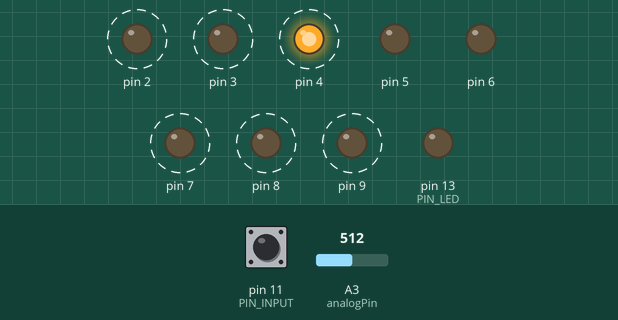
The sketch below on a simulated Arduino Uno, built with avr-gcc and run on an emulated ATmega328P. Parts: output pins drawn as LEDs (lit = HIGH). Dashed ring = blinking. Inputs (shaded band) come from the test bench; at power-on: A3 (analogPin) = 512, pin 11 (PIN_INPUT) HIGH. What the sketch prints to the serial monitor is not drawn.

Above: at 1.2 s.
1.3 s: A3 (analogPin) set to 122
At 1.76 s:
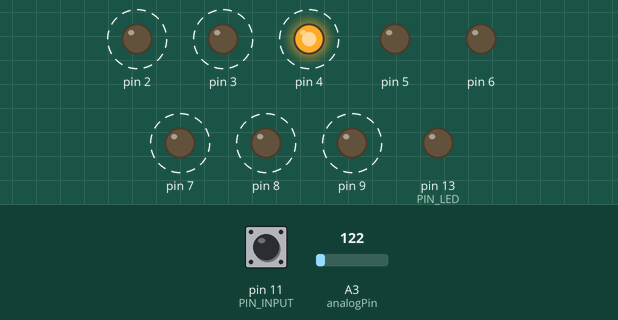
4.3 s: A3 (analogPin) set to 306
At 5.1 s:
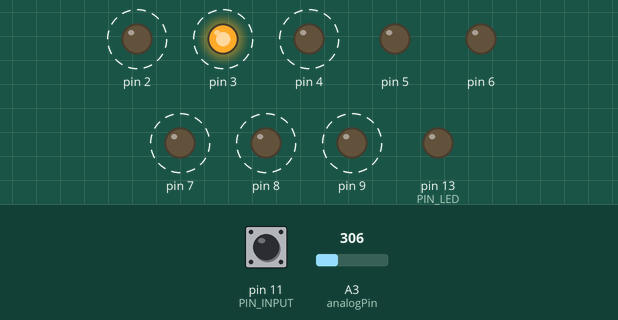
7.3 s: pin 11 (PIN_INPUT) pulled LOW for 0.15 s
Timing chart, 0 to 16.3 s (numbered marks = the images above; inputs shaded):
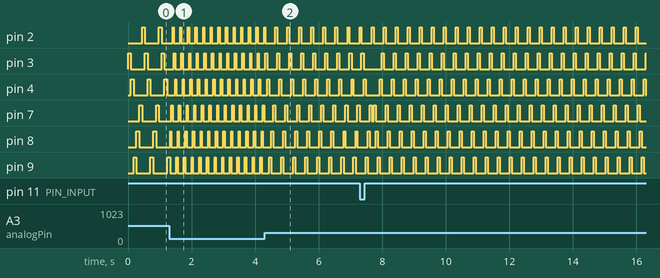

Measured:
- after the input at 1.3 s, pin 2: alternates HIGH for 0.04 s and LOW for 0.20 s, starting after 0.10 s; pin 3: alternates HIGH for 0.04 s and LOW for 0.20 s, starting after 0.14 s
- after the input at 4.3 s, pin 2: alternates HIGH for 0.06 s and LOW for 0.32 s, starting after 0.34 s; pin 3: alternates HIGH for 0.06 s and LOW for 0.32 s, starting after 0.40 s
- by itself, pin 2–4, pin 7–9: alternates HIGH for 0.09 s and LOW for 0.44 s

The sketch:

Test7Segment.ino
```cpp
/*
 * Display bitmap patterns from an array on a single 7-segment display.
 * -Alphanumeric characters based on ASCII table.
 * -Snake-like rotating display for fun.
 * Pushbutton selects modes of display. 1-click reverses direction of rotation.
 * 2-clicks changes display to ASCII chars. Undefined chars are indicated by decimal pt(.)
 * Linear potentiometer vary delay between each bitmap display.
 *
 Requirements:
 https://github.com/mathertel/OneButton
*/
#include "OneButton.h"
#include "bmp7seg.h"

#define PIN_INPUT 11
#define PIN_LED LED_BUILTIN
#define analogPin A3

unsigned long timer1=0;               //loop timer
unsigned int period1 = 1000;          //interval
bool timer1Enabled=true;

OneButton button(PIN_INPUT, true,true);    //pin,activeLow=true,internal pullup=true. Connect button to ground.
int idx,startidx,endidx,state;

void click1() {
  Serial.println("clicks 1");
  switch (state) {
    case 0:
      state=1;  //change snake to clockwise rotation
      break;
    case 1:
      state=0;  //change snake to anti-clockwise rotation
      break;
    case 2:
      state=0;                //reset to snake display
      startidx=0;             //array start index = 0
      endidx=bmpSnakeLen-1;   //array end index = length-1
      idx=startidx;
      break;
  }
}

void click2() {
  Serial.println("clicks 2");
  state=2;      //ASCII display
  startidx=48;  //0
  endidx=121;   //y
  idx=startidx;
}

void setup() {
  Serial.begin(115200);
  pinMode(PIN_LED, OUTPUT);
  digitalWrite(PIN_LED,LOW);
  state=0;                   //start with clockwise snake rotation
  startidx=0;                //array start index = 0
  endidx=bmpSnakeLen-1;      //array end index = length-1
  idx=startidx;
  DDRD = DDRD | B11111100;   //set PORTD bit 2-7(preserve 0-1) as output
  DDRB = DDRB | B00000011;   //set PORTB bit 0-1(preserve 2-7) as output
  button.setDebounceTicks(50);
  button.setClickTicks(150);
  button.attachClick(click1);          //handle 1 click
  button.attachDoubleClick(click2);    //handle doubleclick
  analogRead(analogPin);               //always drop 1st read
  timer1 = millis();                   //init timer1 delay
}

void loop() {
  button.tick();   //process button clicks
  if (millis() > timer1 && timer1Enabled) {       //timer delay
    period1 = analogRead(analogPin);              //get pot value for delay
    if (state == 2) {
      timer1 = millis()+period1;                  //set timer delay expiry
      printIndex(idx);                            //print ASCII table
      idx++;
      if (idx > endidx) idx=startidx;             //wraparound
    }
    else {
      period1=map(period1,0,1023,25,150);         //reduce to a more useful range
      timer1 = millis()+period1;                  //set timer delay expiry
      printSnake(idx);      //print snake
      if (state == 0) {     //anti-clockwise
        idx++;
        if (idx > endidx) idx=startidx;     //wraparound
      } else if (state == 1) {              //clockwise
        idx--;
        if (idx < startidx) idx=endidx;     //wraparound
      }
    }
  }
}
```

bmp7seg.h
```cpp
/*
7 segment char bitmap in flash. 7 segment display pins must be soldered to mcu
PDx/PBx pins as shown below as each bit corresponds to an led segment. PD0-1
are not used as they are the TX,RX pins of the serial port. PORTD and PORTB
registers are used to set/clear multiple pins instead of digitalWrites for speed.

    segchr.segpin.mcupin

          a.7.PB0
         +--------+
f.9.PD7) |        | b.6.PB1
         |g.10.PD6|
         +--------+
e.1.PD2  |        | c.4.PD4
         |        |
         +--------+  *dp.5.PD5
          d.2.PD3

 Note: ATMEGA328P mcu is little-endian ie bit 0 is at the right-most position in a byte.
 Bit 7 is at the left-most position. This is importatnt for bit operations like shifting,
 masking and rotation where the direction and position is critical.
   1 byte  |_ _ _ _ _ _ _ _|
   bit pos  7 6 5 4 3 2 1 0
*/

#define NOTDEF  B00100000      //undefined char = '.'
const char bmpAscii[] PROGMEM =  {
NOTDEF,
NOTDEF,
NOTDEF,
NOTDEF,
NOTDEF,
NOTDEF,
NOTDEF,
NOTDEF,
NOTDEF,
NOTDEF,
NOTDEF,
NOTDEF,
NOTDEF,
NOTDEF,
NOTDEF,
NOTDEF,
NOTDEF,
NOTDEF,
NOTDEF,
NOTDEF,
NOTDEF,
NOTDEF,
NOTDEF,
NOTDEF,
NOTDEF,
NOTDEF,
NOTDEF,
NOTDEF,
NOTDEF,
NOTDEF,
NOTDEF,
NOTDEF,
B00000000, //  SPACE
NOTDEF,    // !
NOTDEF,    // "
NOTDEF,    // #
NOTDEF,    // $
NOTDEF,    // %
NOTDEF,    // &
NOTDEF,    // '
NOTDEF,    // (
NOTDEF,    // )
NOTDEF,    // *
NOTDEF,    // +
NOTDEF,    // ,
B01000000, // -
B00100000, // .
NOTDEF,    // /
B10011111, // 0
B00010010, // 1
B01001111, // 2
B01011011, // 3
B11010010, // 4
B11011001, // 5
B11011101, // 6
B00010011, // 7
B11011111, // 8
B11011011, // 9
NOTDEF,    // :
NOTDEF,    // ;
NOTDEF,    // <
B01001000, // =
NOTDEF,    // >
NOTDEF,    // ?
NOTDEF,    // @
B11010111, // A
B11011100, // B
B10001101, // C
B01011110, // D
B11001101, // E
B11000101, // F
B11011011, // G
B11010110, // H
B10000100, // I
B00011110, // J
NOTDEF,    // K
B10001100, // L
NOTDEF,    // M
B10010111, // N
B10011111, // O
B11000111, // P
NOTDEF,    // Q
B01000100, // R
B11011001, // S
B10000101, // T
B10011110, // U
NOTDEF,    // V
NOTDEF,    // W
NOTDEF,    // X
B11011010, // Y
NOTDEF,    // Z
B10001101, // [
NOTDEF,    // backslash
B00011011, // ]
NOTDEF,    // ^
B00001000, // _
NOTDEF,    // `
B11010111, // a
B11011100, // b
B01001100, // c
B01011110, // d
B11001111, // e
B11000101, // f
B11011011, // g
B11010100, // h
B00000100, // i
B00011110, // j
NOTDEF,    // k
B10000100, // l
NOTDEF,    // m
B01010100, // n
B01011100, // o
B11000111, // p
NOTDEF,    // q
B01000100, // r
B11011001, // s
B11000100, // t
B00011100, // u
NOTDEF,    // v
NOTDEF,    // w
NOTDEF,    // x
B11011010, // y
NOTDEF,    // z
B10001101, // {
B10000100, // |
B00011011, // }
NOTDEF     // ~
};
int bmpAsciiLen=sizeof(bmpAscii)/sizeof(bmpAscii[0]);

const char bmpSnake[] PROGMEM =  {
/*
//double snake
B00011000,
B01010000,
B11000000,
B10000001,
B00000011,
B01000010,
B01000100,
B00001100
*/
//single snake
B00001000,
B00010000,
B00000010,
B00000001,
B10000000,
B00000100,
};
int bmpSnakeLen=sizeof(bmpSnake)/sizeof(bmpSnake[0]);

//Output Ascii char. Bitmap 0-1 = PORTB 0-1, 2-7 = PORTD 2-7.
//usage: printChar('H');
void printChar(char chr) {
  uint8_t pdreg=pgm_read_byte(bmpAscii+(byte)chr);    //get char bitmap
  PORTB=PORTB & B11111100;          //clear PB0-1
  PORTD=PORTD & B00000011;          //clear PD2-7
  PORTB=PORTB | pdreg & B00000011;  //set PB0-1 from bitmap 0-1,mask off 2-7
  PORTD=PORTD | pdreg & B11111100;  //set PD2-7 from bitmap 2-7,mask off 0-1
}

//Output numeric char. Bitmap 0-1 = PORTB 0-1, 2-7 = PORTD 2-7.
//usage: printChar(6);
void printDigit(uint8_t num) {
  if (num >= 0 && num <= 9) {
    uint8_t pdreg=pgm_read_byte(bmpAscii+(byte)('0')+num);
    PORTB=PORTB & B11111100;
    PORTD=PORTD & B00000011;
    PORTB=PORTB | pdreg & B00000011;
    PORTD=PORTD | pdreg & B11111100;
  }
}

//Output Ascii by array index. Bitmap 0-1 = PORTB 0-1, 2-7 = PORTD 2-7.
//usage: printChar(i);
void printIndex(uint8_t idx) {
  uint8_t pdreg=pgm_read_byte(bmpAscii+idx);
  PORTB=PORTB & B11111100;
  PORTD=PORTD & B00000011;
  PORTB=PORTB | pdreg & B00000011;
  PORTD=PORTD | pdreg & B11111100;
}

//Output snake by array index. Bitmap 0-1 = PORTB 0-1, 2-7 = PORTD 2-7.
//usage: printChar(i);
void printSnake(uint8_t idx) {
  uint8_t pdreg=pgm_read_byte(bmpSnake+idx);
  PORTB=PORTB & B11111100;
  PORTD=PORTD & B00000011;
  PORTB=PORTB | pdreg & B00000011;
  PORTD=PORTD | pdreg & B11111100;
}
```
